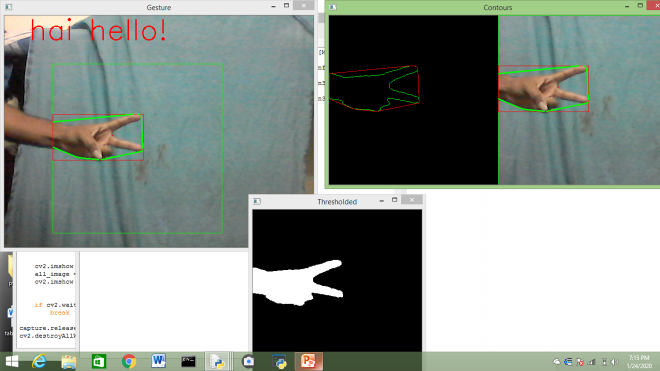
#> input picture Picture1.png, 1320 x 742 px, given in place of the camera (shown at 1/2 size)
$ python 'passcode generation based on number of defects.py'
#> lines starting #> are read from the running program, lines starting #| are printed output that depends on the picture; after the words box and inside, x2 and y2 are one past the last pixel; in counts of white or black regions, pixels touching at a corner belong together


import numpy as np
import cv2
import math

capture = cv2.VideoCapture(0)

while capture.isOpened():


    ret, frame = capture.read()
#> frame is the input picture: shape (742, 1320, 3); mean B, G, R 139.8, 145.7, 137.3


    cv2.rectangle(frame, (100, 100), (450, 450), (0, 255, 0), 0)
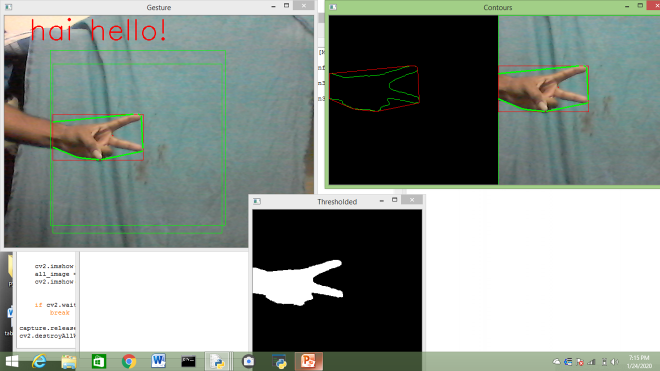
#> frame: shape (742, 1320, 3) (shown at 1/2 size); 0.14% of pixels changed, all inside (x1, y1, x2, y2) = (100, 100, 451, 451)
    crop_image = frame[100:450, 100:450]


    blur = cv2.GaussianBlur(crop_image, (21, 21),0)


    HSV =cv2.cvtColor(blur , cv2.COLOR_BGR2HSV)
#> HSV: shape (350, 350, 3); mean H, S, V 77.4, 53.6, 142.2


    mask2 = cv2.inRange(HSV, np.array([0, 40, 70]), np.array([20, 255, 255]))
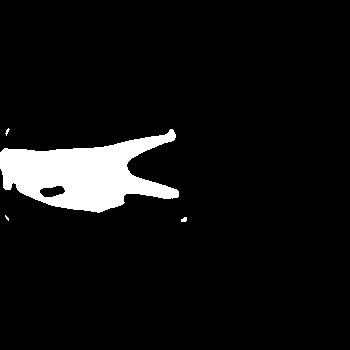
#> mask2: shape (350, 350); 6.7% white; 4 white regions (2 under 20 px), largest, box (x1, y1, x2, y2) and area: (0, 129, 179, 213) 8173, (181, 217, 187, 222) 24


    kernel = np.ones((5, 5))
    dilation = cv2.dilate(mask2, kernel, iterations=1)
#> dilation: shape (350, 350); 8% white; 4 white regions, box (x1, y1, x2, y2) and area: (0, 127, 181, 215) 9578, (3, 126, 12, 138) 85, (179, 215, 189, 224) 84, (3, 213, 11, 223) 67
    erosion = cv2.erode(dilation, kernel, iterations=1)
#> erosion: shape (350, 350); 6.7% white; 4 white regions (2 under 20 px), largest, box (x1, y1, x2, y2) and area: (0, 129, 179, 213) 8212, (181, 217, 187, 222) 24


    filtered = cv2.GaussianBlur(erosion, (21, 21), 0)
    ret,thresh = cv2.threshold(filtered, 120, 255, 0)
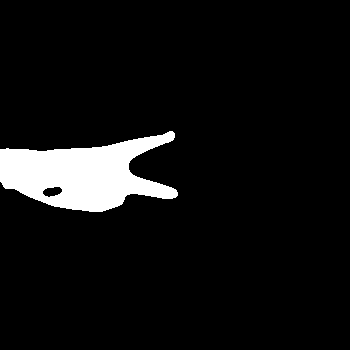
#> thresh: shape (350, 350); 6.8% white; 1 white region


    cv2.imshow("Thresholded", thresh)
    contours, hierarchy = cv2.findContours(thresh,cv2.RETR_TREE,cv2.CHAIN_APPROX_SIMPLE)
#> contours = 2 contours; box (x1, y1, x2, y2) and area: (0, 131, 178, 212) 8246, (42, 186, 63, 198) 156

    try:

        contour = max(contours, key=lambda x: cv2.contourArea(x))
#> contour = contour of 215 points, box (x1, y1, x2, y2) (0, 131, 178, 212), area 8246


        x, y, w, h = cv2.boundingRect(contour)
#> x = 0; y = 131; w = 178; h = 81
        cv2.rectangle(crop_image, (x, y), (x + w, y + h), (0, 0, 255), 0)
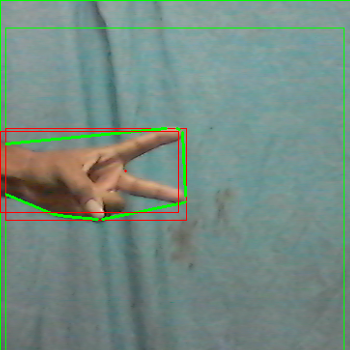
#> crop_image: shape (350, 350, 3); mean B, G, R 130.1, 139.2, 117

        hull = cv2.convexHull(contour)
#> hull = contour of 17 points, box (x1, y1, x2, y2) (0, 131, 178, 212), area 11156


        drawing = np.zeros(crop_image.shape, np.uint8)
        cv2.drawContours(drawing, [contour], -1, (0, 255, 0), 0)
        cv2.drawContours(drawing, [hull], -1, (0, 0, 255), 0)
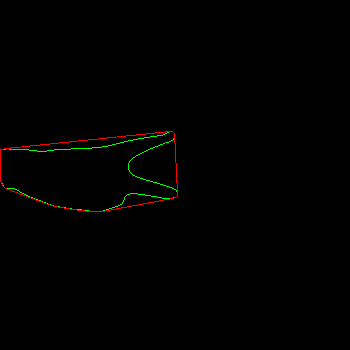
#> drawing: shape (350, 350, 3); mean of channels 0, 1, 2 0, 0.8, 0.9; drawn as B, G, R


        hull = cv2.convexHull(contour, returnPoints=False)
#> hull = 17 values, max 214 at index 0, min 0 at index 16, mean 98.88
        defects = cv2.convexityDefects(contour, hull)
#> defects = [[0, 46, 31, 2268], [46, 48, 47, 210], [49, 53, 50, 176], [54, 84, 55, 803], [84, 88, 85, 162], [88, 94, 89, 210], [94, 98, 95, 269], [99, 133, 122, 3222], [133, 135, 134, 162], [137, 213, 172, 12229]]


        count_defects = 0

        for i in range(defects.shape[0]):
            s, e, f, d = defects[i, 0]
            start = tuple(contour[s][0])
            end = tuple(contour[e][0])
            far = tuple(contour[f][0])

            a = math.sqrt((end[0] - start[0]) ** 2 + (end[1] - start[1]) ** 2)
            b = math.sqrt((far[0] - start[0]) ** 2 + (far[1] - start[1]) ** 2)
            c = math.sqrt((end[0] - far[0]) ** 2 + (end[1] - far[1]) ** 2)
            angle = (math.acos((b ** 2 + c ** 2 - a ** 2) / (2 * b * c)) * 180) / 3.14


            if angle <= 90:
                count_defects += 1
                cv2.circle(crop_image, far, 1, [0, 0, 255], -1)

            cv2.line(crop_image, start, end, [0, 255, 0], 2)
#> this loop made 10 passes
#> (s, e, f, d, start, end, far, a) on passes 1 to 10: (0, 46, 31, 2268, (169, 131), (6, 148), (101, 147), 163.9), (46, 48, 47, 210, (6, 148), (0, 149), (5, 149), 6.08), (49, 53, 50, 176, (0, 181), (3, 186), (2, 183), 5.83), (54, 84, 55, 803, (5, 188), (48, 204), (14, 188), 45.88), (84, 88, 85, 162, (48, 204), (54, 206), (50, 204), 6.32), (88, 94, 89, 210, (54, 206), (72, 209), (59, 206), 18.25), (94, 98, 95, 269, (72, 209), (89, 211), (81, 209), 17.12), (99, 133, 122, 3222, (102, 211), (172, 198), (130, 193), 71.2), (133, 135, 134, 162, (172, 198), (175, 197), (173, 197), 3.16), (137, 213, 172, 12229, (177, 192), (174, 133), (128, 169), 59.08)
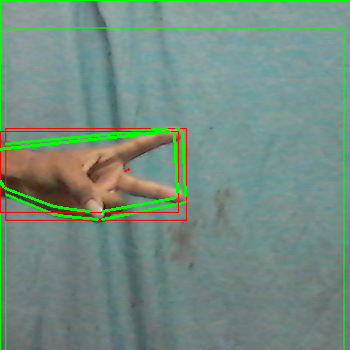
#> crop_image: shape (350, 350, 3); 0.97% of pixels changed, all inside (x1, y1, x2, y2) = (0, 130, 179, 213)
#> after the loop, count_defects = 1


        if count_defects == 0:
            cv2.putText(frame, "gud mrng", (50, 50), cv2.FONT_HERSHEY_SIMPLEX, 2,(0,0,255),2)
            print("gud mrng")
        elif count_defects == 1:
            cv2.putText(frame, "hai hello!", (50, 50), cv2.FONT_HERSHEY_SIMPLEX, 2,(0,0,255), 2)
            print("hai hello")
        elif count_defects == 2:
            cv2.putText(frame, "how are you", (5, 50), cv2.FONT_HERSHEY_SIMPLEX, 2,(0,0,255), 2)
            print("how are you")
        elif count_defects == 3:
            cv2.putText(frame, "iam", (50, 50), cv2.FONT_HERSHEY_SIMPLEX, 2,(0,0,255), 2)
        elif count_defects == 4:
            cv2.putText(frame, "fine", (50, 50), cv2.FONT_HERSHEY_SIMPLEX, 2,(0,0,255), 2)
        elif count_defects == 5:
            cv2.putText(frame, "have food", (50, 50), cv2.FONT_HERSHEY_SIMPLEX, 2,(0,0,255), 2)
        elif count_defects == 6:
            cv2.putText(frame, "rainy season", (50, 50), cv2.FONT_HERSHEY_SIMPLEX, 2,(0,0,255), 2)
        elif count_defects == 7:
            cv2.putText(frame, "always", (50, 50), cv2.FONT_HERSHEY_SIMPLEX, 2,(0,0,255), 2)
        elif count_defects == 8:
            cv2.putText(frame, "great", (50, 50), cv2.FONT_HERSHEY_SIMPLEX, 2,(0,0,255), 2)
        elif count_defects == 9:
            cv2.putText(frame, "dude", (50, 50), cv2.FONT_HERSHEY_SIMPLEX, 2,(0,0,255), 2)


        else:
            pass

    except:
        pass


    cv2.imshow("Gesture", frame)
    all_image = np.hstack((drawing, crop_image))
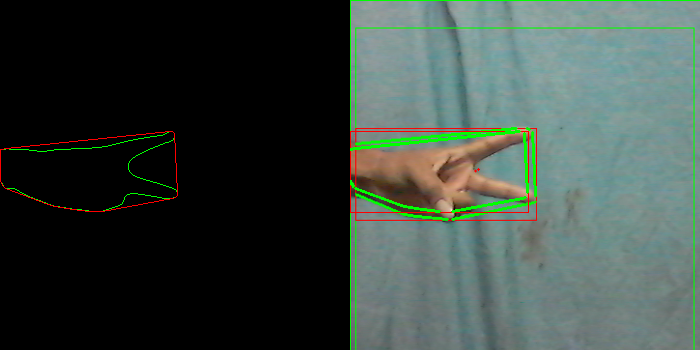
#> all_image: shape (350, 700, 3); mean of channels 0, 1, 2 64.5, 70.7, 58.4; drawn as B, G, R
    cv2.imshow('Contours', all_image)


    if cv2.waitKey(1) == ord('q'):
#> (key q is pressed here)
        break

capture.release()
cv2.destroyAllWindows()
